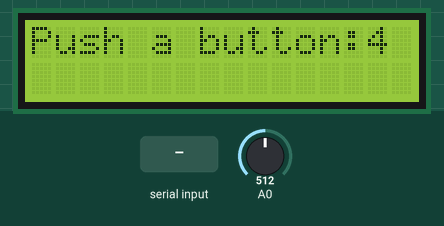
Recording of a sketch running on a simulated Arduino Uno, built with avr-gcc and run on an emulated ATmega328P. Shown: 16×2 character LCD. The inputs (shaded band) are chosen by the test bench; at power-on: A0 = 512.

Above: at 1.2 s.
1.3 s: "1\n" received over Serial
At 1.9 s:
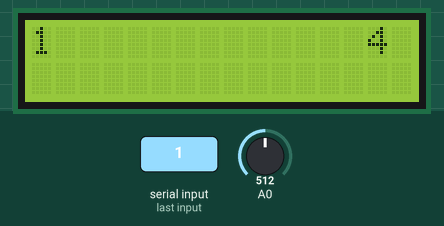
2.8 s: A0 set to 440
At 3.5 s:
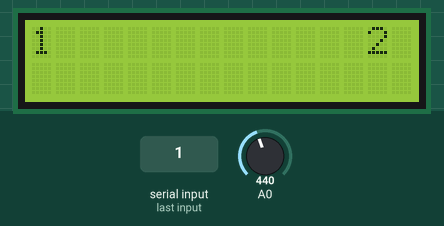
4.3 s: "0\n" received over Serial
At 5.4 s:
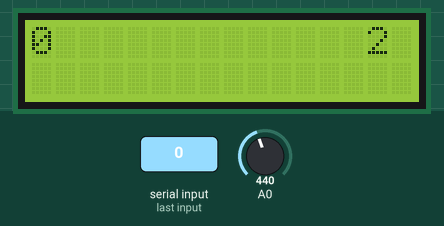
5.8 s: A0 set to 460
At 7.0 s:
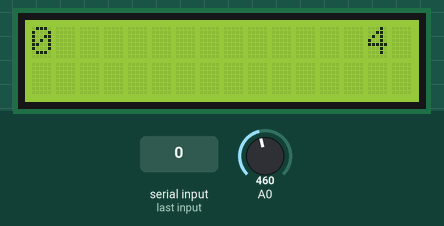
7.3 s: A0 set to 290
At 8.6 s:
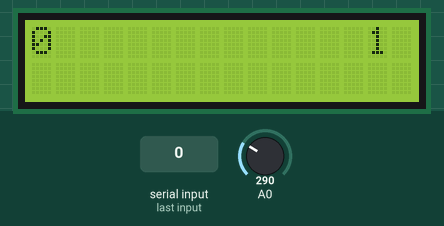
Timing chart, 0 to 9.8 s (numbered marks = the images above; inputs shaded):
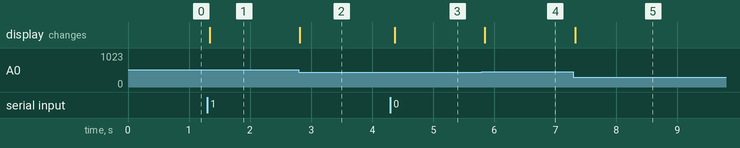

Measured:
- after the input at 1.3 s, the display: changes at once (image 1)
- after the input at 2.8 s, the display: changes at once (image 2)
- after the input at 4.3 s, the display: changes after 0.07 s (image 3)
- after the input at 5.8 s, the display: changes after 0.05 s (image 4)
- after the input at 7.3 s, the display: changes at once (image 5)

The sketch:

NASDisplay.ino
```cpp
#include <LiquidCrystal.h>

LiquidCrystal lcd(8, 9, 4, 5, 6, 7);           // select the pins used on the LCD panel

// define some values used by the panel and buttons
int lcd_key     = 0;
int adc_key_in  = 0;
boolean clear = false;

#define btnUP     1
#define btnDOWN   2
#define btnSELECT 4
#define btnNONE   5

int read_LCD_buttons() {              // read the buttons
  adc_key_in = analogRead(0);       // read the value from the sensor
  int result = 10;
  if (adc_key_in > 100 && adc_key_in < 300)  result =  btnUP;
  if (adc_key_in > 300 && adc_key_in < 450)  result =  btnDOWN;
  if (adc_key_in > 450 && adc_key_in < 850)  result =  btnSELECT;
  if (adc_key_in > 1000 && adc_key_in < 1100) result =  btnNONE;
  //  Serial.print(adc_key_in);
  //  Serial.print(" result=");
  //  Serial.println(result);
  lcd.setCursor( 14,0);            // set the LCD cursor   position
  lcd.print(result);

  return result;
}

int LCD_print(String line1, String line2)
{                                   // print on LCD
  lcd.clear();
  //lcd.setCursor(0, 0);
  lcd.print(line1.c_str());
  lcd.setCursor(0, 1);            // set the LCD cursor   position
  lcd.print(line2.c_str());
}


void setup() {
  Serial.begin(9600);

  lcd.begin(16, 2);               // start the library
  lcd.setCursor(0, 0);            // set the LCD cursor   position
  lcd.print("Push a button:");  // print a simple message on the LCD
}

void loop() {
  String str;

  //read message from Pi
  while (Serial.available() > 0) {
    //lcd.write(Serial.read());

    str = Serial.readStringUntil('\n');
    //Serial.println(str);

    String line1 = getValue(str, ';', 0);
    String line2 = getValue(str, ';', 1);
    //Serial.println(line1);
    lcd.clear();
    //lcd.setCursor(0, 0);
    lcd.print(line1.c_str());
    lcd.setCursor(0, 1);            // set the LCD cursor   position
    lcd.print(line2.c_str());
  }

  lcd_key = read_LCD_buttons();   // read the buttons

  switch (lcd_key) {
    case btnUP: {
        if (clear) {
          Serial.println("UP");
          //Serial.writeln("1");
          clear = false;
        }
        break;
      }
    case btnDOWN: {
        if (clear) {
          Serial.println("DOWN");
          //Serial.writeln("2");
          clear = false;
        }
        break;
      }
    case btnSELECT: {
        if (clear) {
          Serial.println("SELECT");
          //Serial.writeln("3");
          clear = false;
        }
        break;
      }
    case btnNONE: {
        clear = true;
        break;
      }
  }
  //debounce
  delay(70);

}


String getValue(String data, char separator, int index)
{
  int found = 0;
  int strIndex[] = {0, -1};
  int maxIndex = data.length() - 1;

  for (int i = 0; i <= maxIndex && found <= index; i++) {
    if (data.charAt(i) == separator || i == maxIndex) {
      found++;
      strIndex[0] = strIndex[1] + 1;
      strIndex[1] = (i == maxIndex) ? i + 1 : i;
    }
  }

  return found > index ? data.substring(strIndex[0], strIndex[1]) : "";
}
```
